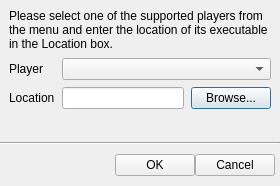
<ui version="4.0" >
 <class>AddPlayerDialog</class>
 <widget class="QDialog" name="AddPlayerDialog" >
  <property name="geometry" >
   <rect>
    <x>0</x>
    <y>0</y>
    <width>280</width>
    <height>186</height>
   </rect>
  </property>
  <property name="minimumSize" >
   <size>
    <width>274</width>
    <height>174</height>
   </size>
  </property>
  <property name="windowTitle" >
   <string>Add Player</string>
  </property>
  <layout class="QVBoxLayout" >
   <property name="spacing" >
    <number>0</number>
   </property>
   <property name="leftMargin" >
    <number>0</number>
   </property>
   <property name="topMargin" >
    <number>0</number>
   </property>
   <property name="rightMargin" >
    <number>0</number>
   </property>
   <property name="bottomMargin" >
    <number>0</number>
   </property>
   <item>
    <layout class="QVBoxLayout" >
     <property name="spacing" >
      <number>7</number>
     </property>
     <property name="leftMargin" >
      <number>9</number>
     </property>
     <property name="topMargin" >
      <number>9</number>
     </property>
     <property name="rightMargin" >
      <number>9</number>
     </property>
     <property name="bottomMargin" >
      <number>9</number>
     </property>
     <item>
      <widget class="QLabel" name="label" >
       <property name="sizePolicy" >
        <sizepolicy vsizetype="Fixed" hsizetype="Preferred" >
         <horstretch>0</horstretch>
         <verstretch>0</verstretch>
        </sizepolicy>
       </property>
       <property name="text" >
        <string>Please select one of the supported players from the menu and enter the location of its executable in the Location box.</string>
       </property>
       <property name="wordWrap" >
        <bool>true</bool>
       </property>
      </widget>
     </item>
     <item>
      <layout class="QGridLayout" >
       <property name="horizontalSpacing" >
        <number>7</number>
       </property>
       <property name="verticalSpacing" >
        <number>7</number>
       </property>
       <item row="0" column="1" colspan="2" >
        <widget class="QComboBox" name="playerCombo" >
         <property name="font" >
          <font>
           <family>MS Shell Dlg</family>
           <pointsize>8</pointsize>
           <weight>50</weight>
           <italic>false</italic>
           <bold>false</bold>
           <underline>false</underline>
           <strikeout>false</strikeout>
          </font>
         </property>
        </widget>
       </item>
       <item row="1" column="0" >
        <widget class="QLabel" name="label_3" >
         <property name="text" >
          <string>Location</string>
         </property>
         <property name="buddy" >
          <cstring>locationEdit</cstring>
         </property>
        </widget>
       </item>
       <item row="1" column="2" >
        <widget class="QPushButton" name="browseButton" >
         <property name="text" >
          <string>Browse...</string>
         </property>
        </widget>
       </item>
       <item row="1" column="1" >
        <widget class="QLineEdit" name="locationEdit" />
       </item>
       <item row="0" column="0" >
        <widget class="QLabel" name="label_2" >
         <property name="text" >
          <string>Player</string>
         </property>
         <property name="buddy" >
          <cstring>playerCombo</cstring>
         </property>
        </widget>
       </item>
      </layout>
     </item>
     <item>
      <spacer>
       <property name="orientation" >
        <enum>Qt::Vertical</enum>
       </property>
       <property name="sizeHint" >
        <size>
         <width>20</width>
         <height>40</height>
        </size>
       </property>
      </spacer>
     </item>
    </layout>
   </item>
   <item>
    <widget class="Line" name="line" >
     <property name="orientation" >
      <enum>Qt::Horizontal</enum>
     </property>
    </widget>
   </item>
   <item>
    <layout class="QHBoxLayout" >
     <property name="leftMargin" >
      <number>5</number>
     </property>
     <property name="topMargin" >
      <number>5</number>
     </property>
     <property name="rightMargin" >
      <number>5</number>
     </property>
     <property name="bottomMargin" >
      <number>5</number>
     </property>
     <item>
      <spacer>
       <property name="orientation" >
        <enum>Qt::Horizontal</enum>
       </property>
       <property name="sizeHint" >
        <size>
         <width>131</width>
         <height>31</height>
        </size>
       </property>
      </spacer>
     </item>
     <item>
      <widget class="QPushButton" name="okButton" >
       <property name="text" >
        <string>OK</string>
       </property>
      </widget>
     </item>
     <item>
      <widget class="QPushButton" name="cancelButton" >
       <property name="text" >
        <string>Cancel</string>
       </property>
      </widget>
     </item>
    </layout>
   </item>
  </layout>
 </widget>
 <tabstops>
  <tabstop>playerCombo</tabstop>
  <tabstop>locationEdit</tabstop>
  <tabstop>browseButton</tabstop>
  <tabstop>okButton</tabstop>
  <tabstop>cancelButton</tabstop>
 </tabstops>
 <resources/>
 <connections>
  <connection>
   <sender>okButton</sender>
   <signal>clicked()</signal>
   <receiver>AddPlayerDialog</receiver>
   <slot>accept()</slot>
   <hints>
    <hint type="sourcelabel" >
     <x>278</x>
     <y>253</y>
    </hint>
    <hint type="destinationlabel" >
     <x>96</x>
     <y>254</y>
    </hint>
   </hints>
  </connection>
  <connection>
   <sender>cancelButton</sender>
   <signal>clicked()</signal>
   <receiver>AddPlayerDialog</receiver>
   <slot>reject()</slot>
   <hints>
    <hint type="sourcelabel" >
     <x>369</x>
     <y>253</y>
    </hint>
    <hint type="destinationlabel" >
     <x>179</x>
     <y>282</y>
    </hint>
   </hints>
  </connection>
 </connections>
</ui>
